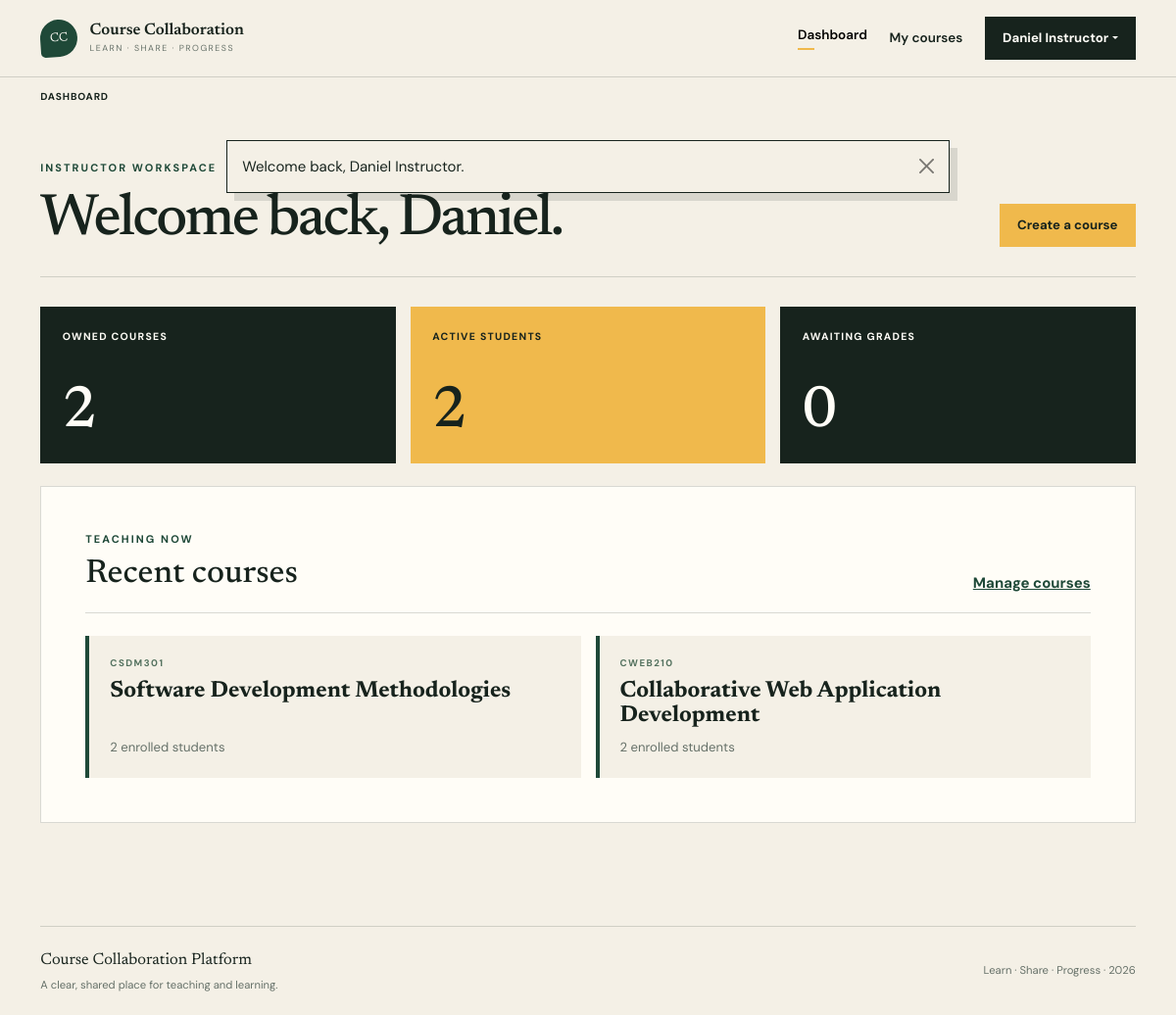
The app's page /instructor/dashboard.php (signed in), older data.
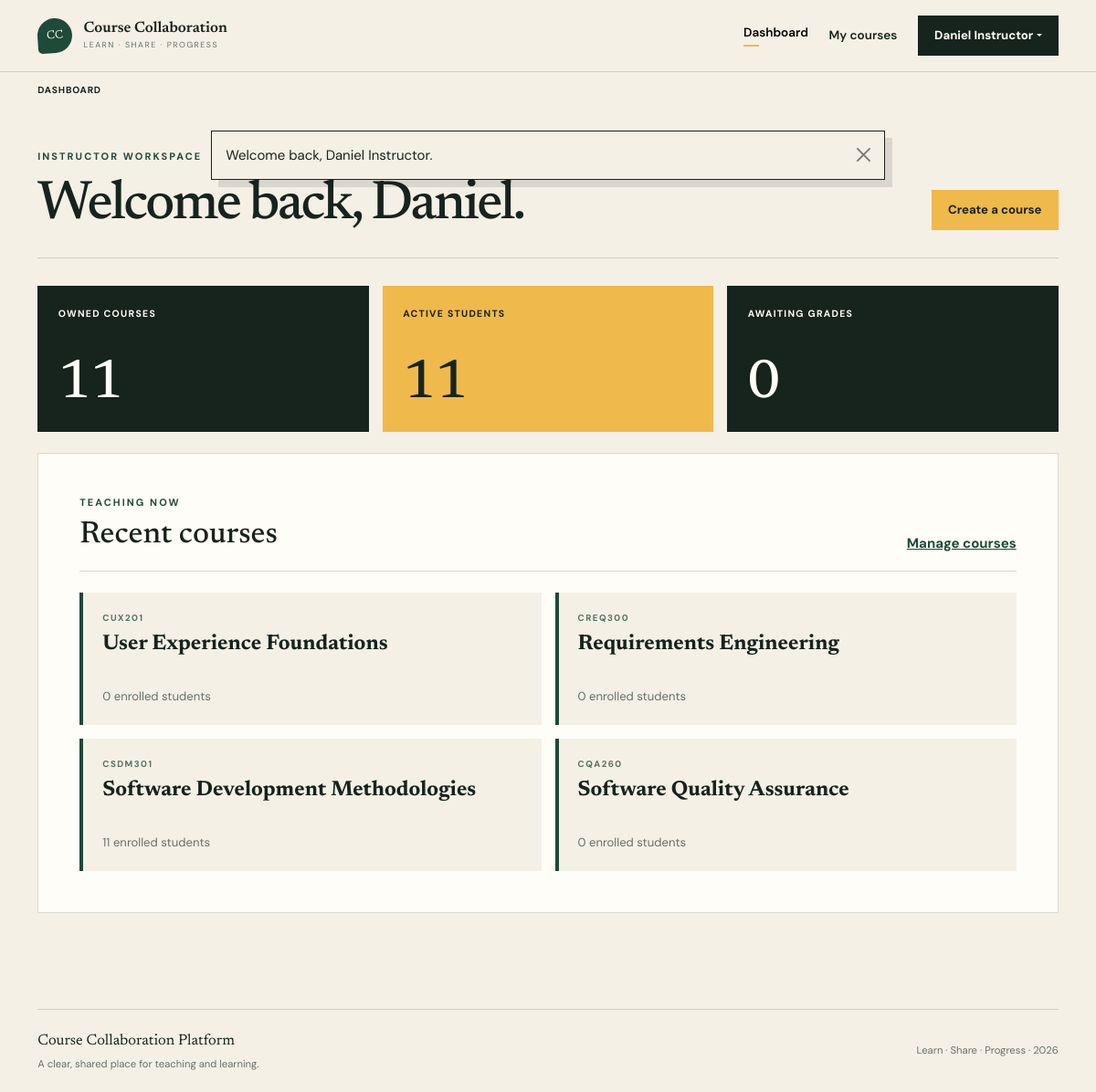
The same page, newer data.
### tables this page shows
CREATE TABLE courses (
    id BIGINT UNSIGNED AUTO_INCREMENT PRIMARY KEY,
    instructor_id BIGINT UNSIGNED NOT NULL,
    course_code VARCHAR(30) NOT NULL,
    title VARCHAR(180) NOT NULL,
    description TEXT NULL,
    is_published TINYINT(1) NOT NULL DEFAULT 1,
    created_at TIMESTAMP NOT NULL DEFAULT CURRENT_TIMESTAMP,
    updated_at TIMESTAMP NOT NULL DEFAULT CURRENT_TIMESTAMP ON UPDATE CURRENT_TIMESTAMP,
    UNIQUE KEY uq_courses_code (course_code),
    KEY idx_courses_instructor (instructor_id),
    CONSTRAINT fk_courses_instructor
        FOREIGN KEY (instructor_id) REFERENCES users(id)
        ON UPDATE CASCADE ON DELETE RESTRICT
);

### config/app.php (called while the page is built, shortened)
<?php
function url(string $path = ''): string
{
    return BASE_URL . ($path !== '' ? '/' . ltrim($path, '/') : '');
}
function e(?string $value): string
{
    return htmlspecialchars($value ?? '', ENT_QUOTES | ENT_SUBSTITUTE, 'UTF-8');
}

### includes/auth.php (called while the page is built, shortened)
<?php
require_once __DIR__ . '/../config/app.php';
require_once __DIR__ . '/../config/database.php';
function current_user(): ?array
{
    return isset($_SESSION['user']) && is_array($_SESSION['user']) ? $_SESSION['user'] : null;
}
function require_login(): array
{
    $user = current_user();
    return $user;
}
function require_role(string $role): array
{
    $user = require_login();
    return $user;
}
function pull_flashes(): array
{
    $flashes = $_SESSION['flashes'] ?? [];
    return is_array($flashes) ? $flashes : [];
}

### config/database.php (called while the page is built, shortened)
<?php
function database(): PDO
{
    static $connection = null;
    if ($connection instanceof PDO) {
        return $connection;
    }
    $host = getenv('DB_HOST') ?: '127.0.0.1';
    $port = getenv('DB_PORT') ?: '3306';
    $name = getenv('DB_NAME') ?: 'course_collaboration';
    $username = getenv('DB_USER') ?: 'root';
    $password = getenv('DB_PASS') ?: '';
    $dsn = "mysql:host={$host};port={$port};dbname={$name};charset=utf8mb4";
    try {
        $connection = new PDO($dsn, $username, $password, [
            PDO::ATTR_ERRMODE => PDO::ERRMODE_EXCEPTION,
            PDO::ATTR_DEFAULT_FETCH_MODE => PDO::FETCH_ASSOC,
            PDO::ATTR_EMULATE_PREPARES => false,
        ]);
    } catch (PDOException $exception) {
        error_log('Database connection failed: ' . $exception->getMessage());
        throw new RuntimeException('Unable to connect to the database. Check the application configuration.');
    }
    return $connection;
}

### instructor/dashboard.php (the view, shortened to what the changed rows need)
<?php
require_once __DIR__ . '/../includes/auth.php';
$user = require_role('instructor');
$courseStatement = database()->prepare('SELECT COUNT(*) FROM courses WHERE instructor_id = :instructor_id');
$courseStatement->execute(['instructor_id' => $user['id']]);
$courseCount = (int) $courseStatement->fetchColumn();
$studentStatement = database()->prepare(
    'SELECT COUNT(DISTINCT e.student_id) FROM enrolments e
     JOIN courses c ON c.id = e.course_id
     WHERE c.instructor_id = :instructor_id AND e.status = :status'
);
$studentStatement->execute(['instructor_id' => $user['id'], 'status' => 'active']);
$studentCount = (int) $studentStatement->fetchColumn();
$recentCoursesStatement = database()->prepare(
    'SELECT c.id, c.course_code, c.title, COUNT(DISTINCT e.student_id) AS student_count
     FROM courses c
     LEFT JOIN enrolments e ON e.course_id = c.id AND e.status = :status
     WHERE c.instructor_id = :instructor_id
     GROUP BY c.id, c.course_code, c.title
     ORDER BY c.created_at DESC LIMIT 4'
);
$recentCoursesStatement->execute(['status' => 'active', 'instructor_id' => $user['id']]);
$recentCourses = $recentCoursesStatement->fetchAll();
$activePage = 'instructor-dashboard';
require __DIR__ . '/../includes/header.php';
?>
<section class="app-shell">
    <div class="container">
        <div class="page-heading">
            <div><p class="eyebrow">Instructor workspace</p><h1>Welcome back, <?= e(explode(' ', $user['full_name'])[0]) ?>.</h1></div>
        </div>
        <div class="row g-3 stat-grid">
            <div class="col-md-4"><div class="stat-card"><span>Owned courses</span><strong><?= $courseCount ?></strong></div></div>
            <div class="col-md-4"><div class="stat-card stat-card-sun"><span>Active students</span><strong><?= $studentCount ?></strong></div></div>
        </div>
        <div class="content-panel mt-4">
            <div class="panel-heading"><div><p class="eyebrow mb-2">Teaching now</p><h2>Recent courses</h2></div><a href="<?= e(url('instructor/courses.php')) ?>">Manage courses</a></div>
            <?php if ($recentCourses === []): ?>
                <div class="empty-state"><h3>Create your first course</h3><p>Add a course code, title, and description to begin.</p></div>
            <?php else: ?>
                <div class="row g-3">
                    <?php foreach ($recentCourses as $course): ?>
                        <div class="col-md-6"><a class="course-row" href="<?= e(url('instructor/course.php?id=' . $course['id'])) ?>"><span><?= e($course['course_code']) ?></span><strong><?= e($course['title']) ?></strong><small><?= (int) $course['student_count'] ?> enrolled students</small></a></div>
                    <?php endforeach; ?>
                </div>
            <?php endif; ?>
        </div>
    </div>
</section>
<?php require __DIR__ . '/../includes/footer.php'; ?>

### includes/header.php (shortened to what the changed rows need)
<?php
require_once __DIR__ . '/auth.php';
$activePage = $activePage ?? 'home';
$authenticatedUser = current_user();
$flashes = pull_flashes();
$breadcrumbs = [];
if ($activePage !== 'home') {
    $isDashboard = in_array($activePage, ['student-dashboard', 'instructor-dashboard'], true);
    if ($authenticatedUser !== null) {
        $breadcrumbs[] = [
            'label' => 'Dashboard',
            'url' => $isDashboard ? null : url(dashboard_path($authenticatedUser)),
        ];
    } else {
        $breadcrumbs[] = ['label' => 'Home', 'url' => url()];
    }
}
?>
<!doctype html>
<html lang="en">
<head>
    <link href="https://cdn.jsdelivr.net/npm/bootstrap@5.3.3/dist/css/bootstrap.min.css" rel="stylesheet">
    <link rel="stylesheet" href="<?= e(url('assets/css/style.css')) ?>">
</head>
<body>
<?php if ($breadcrumbs !== []): ?>
    <nav class="breadcrumb-bar" aria-label="Breadcrumb">
        <div class="container">
            <ol class="app-breadcrumb">
                <?php foreach ($breadcrumbs as $breadcrumb): ?>
                    <li>
                        <?php if ($breadcrumb['url'] !== null): ?>
                            <a href="<?= e($breadcrumb['url']) ?>"><?= e($breadcrumb['label']) ?></a>
                        <?php else: ?>
                            <span aria-current="page"><?= e($breadcrumb['label']) ?></span>
                        <?php endif; ?>
                    </li>
                <?php endforeach; ?>
            </ol>
        </div>
    </nav>
<?php endif; ?>
<?php if ($flashes !== []): ?>
    <div class="flash-stack container" aria-live="polite">
        <?php foreach ($flashes as $flash): ?>
            <div class="alert alert-
            <?= e(in_array($flash['type'], ['success', 'danger', 'warning', 'info'], true) ?
            $flash['type'] : 'info') ?> alert-dismissible fade show" role="alert">
                <?= e($flash['message']) ?>
                <button type="button" class="btn-close" data-bs-dismiss="alert" aria-label="Close"></button>
            </div>
        <?php endforeach; ?>
    </div>
<?php endif; ?>
<main id="main-content">

Row changes from the older to the newer data that the page shows:
no longer on this page (row unchanged): courses: course_code "CWEB210", title "Collaborative Web Application Development", student_count "2"
added courses: course_code "CUX201", title "User Experience Foundations", student_count "0"
added courses: course_code "CREQ300", title "Requirements Engineering", student_count "0"
computed for courses "Software Development Methodologies": student_count "2" → "11"
added courses: course_code "CQA260", title "Software Quality Assurance", student_count "0"
Text that changed along with them:
$courseCount: "2" → "11"
$studentCount: "2" → "11"
